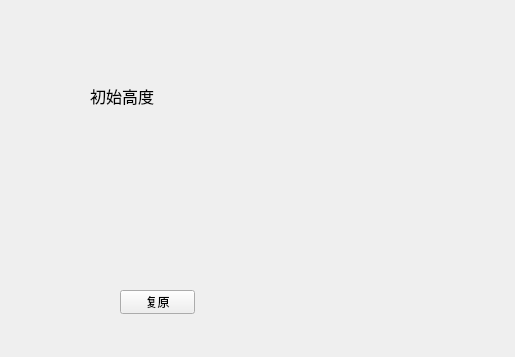
<?xml version="1.0" encoding="UTF-8"?>
<ui version="4.0">
 <class>Form</class>
 <widget class="QWidget" name="Form">
  <property name="geometry">
   <rect>
    <x>0</x>
    <y>0</y>
    <width>515</width>
    <height>357</height>
   </rect>
  </property>
  <property name="windowTitle">
   <string>机械臂设置</string>
  </property>
  <widget class="QPushButton" name="pushButton">
   <property name="geometry">
    <rect>
     <x>120</x>
     <y>290</y>
     <width>75</width>
     <height>24</height>
    </rect>
   </property>
   <property name="text">
    <string>复原</string>
   </property>
  </widget>
  <widget class="QLabel" name="label">
   <property name="geometry">
    <rect>
     <x>90</x>
     <y>80</y>
     <width>81</width>
     <height>31</height>
    </rect>
   </property>
   <property name="font">
    <font>
     <pointsize>12</pointsize>
    </font>
   </property>
   <property name="text">
    <string>初始高度</string>
   </property>
  </widget>
 </widget>
 <resources/>
 <connections/>
</ui>
